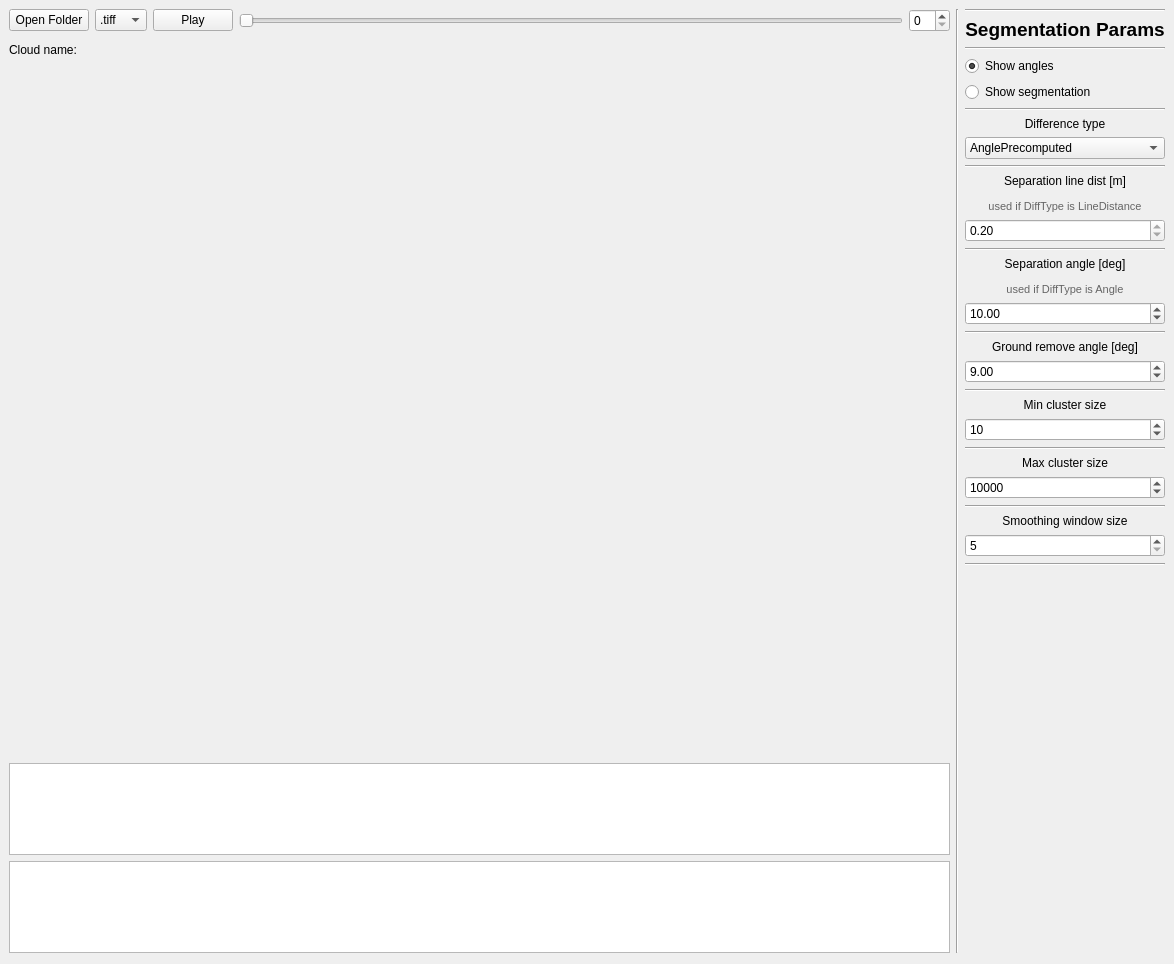
<?xml version="1.0" encoding="UTF-8"?>
<ui version="4.0">
 <class>OpenGlFolderPlayer</class>
 <widget class="QWidget" name="OpenGlFolderPlayer">
  <property name="geometry">
   <rect>
    <x>0</x>
    <y>0</y>
    <width>1174</width>
    <height>964</height>
   </rect>
  </property>
  <property name="sizePolicy">
   <sizepolicy hsizetype="MinimumExpanding" vsizetype="MinimumExpanding">
    <horstretch>0</horstretch>
    <verstretch>0</verstretch>
   </sizepolicy>
  </property>
  <property name="windowTitle">
   <string>Form</string>
  </property>
  <layout class="QGridLayout" name="gridLayout" columnstretch="0,0,0">
   <property name="leftMargin">
    <number>9</number>
   </property>
   <property name="topMargin">
    <number>9</number>
   </property>
   <property name="rightMargin">
    <number>9</number>
   </property>
   <item row="0" column="0">
    <layout class="QHBoxLayout" name="hor_lay_controls">
     <item>
      <widget class="QPushButton" name="btn_open_folder">
       <property name="text">
        <string>Open Folder</string>
       </property>
      </widget>
     </item>
     <item>
      <widget class="QComboBox" name="cmb_extension">
       <property name="currentIndex">
        <number>0</number>
       </property>
       <item>
        <property name="text">
         <string>.tiff</string>
        </property>
       </item>
       <item>
        <property name="text">
         <string>.txt</string>
        </property>
       </item>
       <item>
        <property name="text">
         <string>.pcd</string>
        </property>
       </item>
       <item>
        <property name="text">
         <string>.png</string>
        </property>
       </item>
       <item>
        <property name="text">
         <string>.bin</string>
        </property>
       </item>
       <item>
        <property name="text">
         <string>.exr</string>
        </property>
       </item>
      </widget>
     </item>
     <item>
      <widget class="QPushButton" name="btn_play">
       <property name="text">
        <string>Play</string>
       </property>
      </widget>
     </item>
     <item>
      <widget class="QSlider" name="sldr_navigate_clouds">
       <property name="orientation">
        <enum>Qt::Horizontal</enum>
       </property>
      </widget>
     </item>
     <item>
      <widget class="QSpinBox" name="spnbx_current_cloud"/>
     </item>
    </layout>
   </item>
   <item row="1" column="0">
    <layout class="QVBoxLayout" name="ver_layout_vis" stretch="1,30,4,4">
     <item>
      <layout class="QHBoxLayout" name="horizontalLayout" stretch="1,4">
       <property name="sizeConstraint">
        <enum>QLayout::SetNoConstraint</enum>
       </property>
       <item>
        <widget class="QLabel" name="lbl_cloud_name_explain">
         <property name="text">
          <string>Cloud name:</string>
         </property>
        </widget>
       </item>
       <item>
        <widget class="QLabel" name="lbl_cloud_name">
         <property name="text">
          <string>&lt;cloud_name&gt;</string>
         </property>
         <property name="textFormat">
          <enum>Qt::PlainText</enum>
         </property>
         <property name="scaledContents">
          <bool>true</bool>
         </property>
        </widget>
       </item>
      </layout>
     </item>
     <item>
      <widget class="Viewer" name="gl_widget" native="true">
       <property name="sizePolicy">
        <sizepolicy hsizetype="MinimumExpanding" vsizetype="MinimumExpanding">
         <horstretch>0</horstretch>
         <verstretch>0</verstretch>
        </sizepolicy>
       </property>
       <property name="minimumSize">
        <size>
         <width>640</width>
         <height>480</height>
        </size>
       </property>
       <property name="autoFillBackground">
        <bool>false</bool>
       </property>
      </widget>
     </item>
     <item>
      <widget class="QGraphicsView" name="gfx_labels">
       <property name="sizePolicy">
        <sizepolicy hsizetype="MinimumExpanding" vsizetype="MinimumExpanding">
         <horstretch>0</horstretch>
         <verstretch>0</verstretch>
        </sizepolicy>
       </property>
       <property name="minimumSize">
        <size>
         <width>900</width>
         <height>80</height>
        </size>
       </property>
       <property name="maximumSize">
        <size>
         <width>16777215</width>
         <height>16777215</height>
        </size>
       </property>
       <property name="renderHints">
        <set>QPainter::Antialiasing|QPainter::TextAntialiasing</set>
       </property>
       <property name="viewportUpdateMode">
        <enum>QGraphicsView::SmartViewportUpdate</enum>
       </property>
      </widget>
     </item>
     <item>
      <widget class="QGraphicsView" name="gfx_projection_view">
       <property name="sizePolicy">
        <sizepolicy hsizetype="MinimumExpanding" vsizetype="MinimumExpanding">
         <horstretch>0</horstretch>
         <verstretch>0</verstretch>
        </sizepolicy>
       </property>
       <property name="minimumSize">
        <size>
         <width>900</width>
         <height>80</height>
        </size>
       </property>
       <property name="maximumSize">
        <size>
         <width>16777215</width>
         <height>16777215</height>
        </size>
       </property>
      </widget>
     </item>
    </layout>
   </item>
   <item row="0" column="2" rowspan="2">
    <layout class="QVBoxLayout" name="ver_lay_segment">
     <item>
      <widget class="Line" name="line_3">
       <property name="orientation">
        <enum>Qt::Horizontal</enum>
       </property>
      </widget>
     </item>
     <item>
      <widget class="QLabel" name="label_4">
       <property name="font">
        <font>
         <pointsize>14</pointsize>
         <weight>75</weight>
         <bold>true</bold>
        </font>
       </property>
       <property name="text">
        <string>&lt;html&gt;&lt;head/&gt;&lt;body&gt;&lt;p align=&quot;center&quot;&gt;Segmentation Params&lt;/p&gt;&lt;/body&gt;&lt;/html&gt;</string>
       </property>
       <property name="textFormat">
        <enum>Qt::AutoText</enum>
       </property>
      </widget>
     </item>
     <item>
      <widget class="Line" name="line_8">
       <property name="orientation">
        <enum>Qt::Horizontal</enum>
       </property>
      </widget>
     </item>
     <item>
      <widget class="QRadioButton" name="radio_show_angles">
       <property name="text">
        <string>Show angles</string>
       </property>
       <property name="checked">
        <bool>true</bool>
       </property>
      </widget>
     </item>
     <item>
      <widget class="QRadioButton" name="radio_show_segmentation">
       <property name="text">
        <string>Show segmentation</string>
       </property>
      </widget>
     </item>
     <item>
      <widget class="Line" name="line_9">
       <property name="orientation">
        <enum>Qt::Horizontal</enum>
       </property>
      </widget>
     </item>
     <item>
      <widget class="QLabel" name="label_5">
       <property name="text">
        <string>&lt;html&gt;&lt;head/&gt;&lt;body&gt;&lt;p align=&quot;center&quot;&gt;Difference type&lt;/p&gt;&lt;/body&gt;&lt;/html&gt;</string>
       </property>
      </widget>
     </item>
     <item>
      <widget class="QComboBox" name="cmb_diff_type">
       <property name="currentIndex">
        <number>1</number>
       </property>
       <item>
        <property name="text">
         <string>Angle</string>
        </property>
       </item>
       <item>
        <property name="text">
         <string>AnglePrecomputed</string>
        </property>
       </item>
       <item>
        <property name="text">
         <string>LineDistance</string>
        </property>
       </item>
       <item>
        <property name="text">
         <string>LineDistancePrecomputed</string>
        </property>
       </item>
       <item>
        <property name="text">
         <string>Simple</string>
        </property>
       </item>
      </widget>
     </item>
     <item>
      <widget class="Line" name="line_10">
       <property name="orientation">
        <enum>Qt::Horizontal</enum>
       </property>
      </widget>
     </item>
     <item>
      <widget class="QLabel" name="label_6">
       <property name="text">
        <string>&lt;html&gt;&lt;head/&gt;&lt;body&gt;&lt;p align=&quot;center&quot;&gt;Separation line dist [m]&lt;/p&gt;&lt;p align=&quot;center&quot;&gt;&lt;span style=&quot; font-size:8pt; color:#656565;&quot;&gt;used if DiffType is LineDistance&lt;/span&gt;&lt;/p&gt;&lt;/body&gt;&lt;/html&gt;</string>
       </property>
      </widget>
     </item>
     <item>
      <widget class="QDoubleSpinBox" name="spnbx_line_dist_threshold">
       <property name="readOnly">
        <bool>true</bool>
       </property>
       <property name="maximum">
        <double>99.000000000000000</double>
       </property>
       <property name="singleStep">
        <double>0.100000000000000</double>
       </property>
       <property name="value">
        <double>0.200000000000000</double>
       </property>
      </widget>
     </item>
     <item>
      <widget class="Line" name="line_11">
       <property name="orientation">
        <enum>Qt::Horizontal</enum>
       </property>
      </widget>
     </item>
     <item>
      <widget class="QLabel" name="lbl_separation_angle">
       <property name="text">
        <string>&lt;html&gt;&lt;head/&gt;&lt;body&gt;&lt;p align=&quot;center&quot;&gt;Separation angle [deg]&lt;/p&gt;&lt;p align=&quot;center&quot;&gt;&lt;span style=&quot; font-size:8pt; color:#656565;&quot;&gt;used if DiffType is Angle&lt;/span&gt;&lt;/p&gt;&lt;/body&gt;&lt;/html&gt;</string>
       </property>
      </widget>
     </item>
     <item>
      <widget class="QDoubleSpinBox" name="spnbx_separation_angle">
       <property name="minimum">
        <double>1.000000000000000</double>
       </property>
       <property name="maximum">
        <double>180.000000000000000</double>
       </property>
       <property name="value">
        <double>10.000000000000000</double>
       </property>
      </widget>
     </item>
     <item>
      <widget class="Line" name="line">
       <property name="orientation">
        <enum>Qt::Horizontal</enum>
       </property>
      </widget>
     </item>
     <item>
      <widget class="QLabel" name="lbl_ground_angle">
       <property name="text">
        <string>&lt;html&gt;&lt;head/&gt;&lt;body&gt;&lt;p align=&quot;center&quot;&gt;Ground remove angle [deg]&lt;/p&gt;&lt;/body&gt;&lt;/html&gt;</string>
       </property>
      </widget>
     </item>
     <item>
      <widget class="QDoubleSpinBox" name="spnbx_ground_angle">
       <property name="minimum">
        <double>1.000000000000000</double>
       </property>
       <property name="maximum">
        <double>90.000000000000000</double>
       </property>
       <property name="value">
        <double>9.000000000000000</double>
       </property>
      </widget>
     </item>
     <item>
      <widget class="Line" name="line_2">
       <property name="orientation">
        <enum>Qt::Horizontal</enum>
       </property>
      </widget>
     </item>
     <item>
      <widget class="QLabel" name="label">
       <property name="text">
        <string>&lt;html&gt;&lt;head/&gt;&lt;body&gt;&lt;p align=&quot;center&quot;&gt;Min cluster size&lt;/p&gt;&lt;/body&gt;&lt;/html&gt;</string>
       </property>
      </widget>
     </item>
     <item>
      <widget class="QSpinBox" name="spnbx_min_cluster_size">
       <property name="maximum">
        <number>100000</number>
       </property>
       <property name="value">
        <number>10</number>
       </property>
      </widget>
     </item>
     <item>
      <widget class="Line" name="line_4">
       <property name="orientation">
        <enum>Qt::Horizontal</enum>
       </property>
      </widget>
     </item>
     <item>
      <widget class="QLabel" name="label_2">
       <property name="text">
        <string>&lt;html&gt;&lt;head/&gt;&lt;body&gt;&lt;p align=&quot;center&quot;&gt;Max cluster size&lt;/p&gt;&lt;/body&gt;&lt;/html&gt;</string>
       </property>
      </widget>
     </item>
     <item>
      <widget class="QSpinBox" name="spnbx_max_cluster_size">
       <property name="maximum">
        <number>1000000</number>
       </property>
       <property name="value">
        <number>10000</number>
       </property>
      </widget>
     </item>
     <item>
      <widget class="Line" name="line_5">
       <property name="orientation">
        <enum>Qt::Horizontal</enum>
       </property>
      </widget>
     </item>
     <item>
      <widget class="QLabel" name="label_3">
       <property name="text">
        <string>&lt;html&gt;&lt;head/&gt;&lt;body&gt;&lt;p align=&quot;center&quot;&gt;Smoothing window size&lt;/p&gt;&lt;/body&gt;&lt;/html&gt;</string>
       </property>
      </widget>
     </item>
     <item>
      <widget class="QSpinBox" name="spnbx_smooth_window_size">
       <property name="minimum">
        <number>5</number>
       </property>
       <property name="maximum">
        <number>11</number>
       </property>
       <property name="singleStep">
        <number>2</number>
       </property>
       <property name="value">
        <number>5</number>
       </property>
      </widget>
     </item>
     <item>
      <widget class="Line" name="line_6">
       <property name="orientation">
        <enum>Qt::Horizontal</enum>
       </property>
      </widget>
     </item>
     <item>
      <spacer name="verticalSpacer">
       <property name="orientation">
        <enum>Qt::Vertical</enum>
       </property>
       <property name="sizeHint" stdset="0">
        <size>
         <width>20</width>
         <height>40</height>
        </size>
       </property>
      </spacer>
     </item>
    </layout>
   </item>
   <item row="0" column="1" rowspan="2">
    <widget class="Line" name="line_7">
     <property name="orientation">
      <enum>Qt::Vertical</enum>
     </property>
    </widget>
   </item>
  </layout>
 </widget>
 <customwidgets>
  <customwidget>
   <class>Viewer</class>
   <extends>QWidget</extends>
   <header location="global">qt/viewer/viewer.h</header>
   <container>1</container>
  </customwidget>
 </customwidgets>
 <resources/>
 <connections>
  <connection>
   <sender>sldr_navigate_clouds</sender>
   <signal>valueChanged(int)</signal>
   <receiver>spnbx_current_cloud</receiver>
   <slot>setValue(int)</slot>
   <hints>
    <hint type="sourcelabel">
     <x>497</x>
     <y>519</y>
    </hint>
    <hint type="destinationlabel">
     <x>912</x>
     <y>520</y>
    </hint>
   </hints>
  </connection>
  <connection>
   <sender>spnbx_current_cloud</sender>
   <signal>valueChanged(int)</signal>
   <receiver>sldr_navigate_clouds</receiver>
   <slot>setValue(int)</slot>
   <hints>
    <hint type="sourcelabel">
     <x>912</x>
     <y>520</y>
    </hint>
    <hint type="destinationlabel">
     <x>497</x>
     <y>519</y>
    </hint>
   </hints>
  </connection>
 </connections>
</ui>
